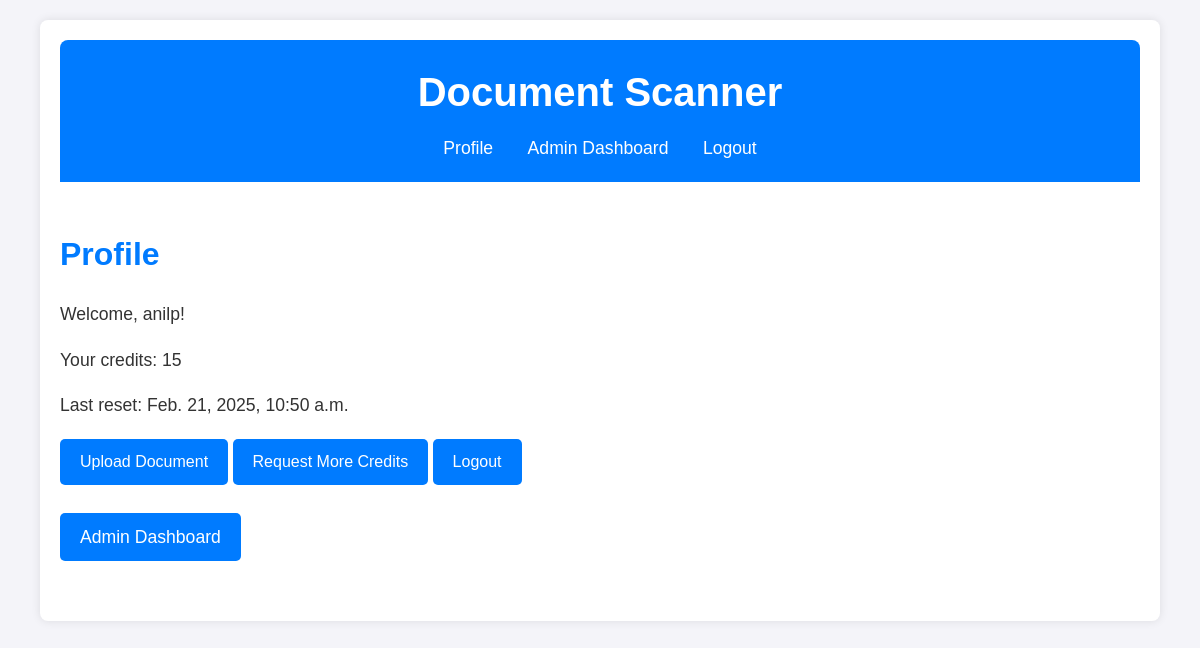
The page /profile/ (signed in) on the database as committed earlier.
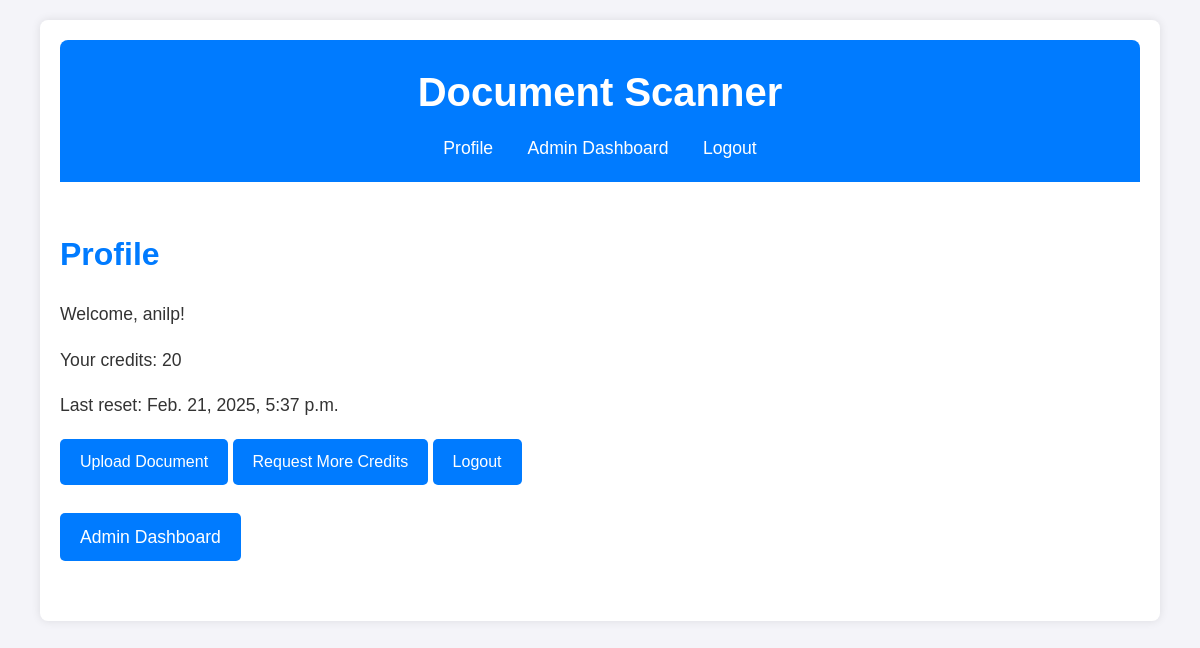
The same page on the database as committed later.
### scanner/models.py (models this page shows, shortened)
class UserProfile(models.Model):
    user = models.OneToOneField(User, on_delete=models.CASCADE)
    credits = models.IntegerField(default=20)
    last_reset = models.DateTimeField(default=timezone.now)
    total_scans = models.IntegerField(default=0)
    def reset_credits(self):
        if (timezone.now() - self.last_reset).days >= 1:
            self.credits = 20
            self.last_reset = timezone.now()
            self.save()

### scanner/views.py (the view)
# urls.py: path('profile/', views.profile, name='profile'),
@login_required
def profile(request):
    try:
        user_profile = UserProfile.objects.get(user=request.user)
    except UserProfile.DoesNotExist:
        user_profile = UserProfile.objects.create(user=request.user)
    return render(request, 'scanner/profile.html', {'profile': user_profile})

### templates/scanner/profile.html
{% extends 'scanner/base.html' %}
{% block content %}
<h2>Profile</h2>
<p>Welcome, {{ user.username }}!</p>
<p>Your credits: {{ profile.credits }}</p>
<p>Last reset: {{ profile.last_reset }}</p>
<a href="{% url 'upload' %}" class="btn">Upload Document</a>
<a href="{% url 'request_credits' %}" class="btn">Request More Credits</a>
<a href="{% url 'logout' %}" class="btn">Logout</a>
{% if user.is_staff %}
    <p><a href="{% url 'admin_dashboard' %}" class="btn">Admin Dashboard</a></p>
{% endif %}
{% endblock %}

### templates/scanner/base.html (shortened to what this page needs)
{% load static %}
<!DOCTYPE html>
<html lang="en">
<head>
    <link rel="stylesheet" href="{% static 'css/styles.css' %}"></head>
<body>
    <div class="container">
        <header>
            <h1>Document Scanner</h1>
            <nav>
                {% if user.is_authenticated %}
                    <a href="{% url 'profile' %}">Profile</a>
                    {% if user.is_staff %}
                        <a href="{% url 'admin_dashboard' %}">Admin Dashboard</a>
                    {% endif %}
                    <a href="{% url 'logout' %}">Logout</a>
                {% else %}
                    <a href="{% url 'login' %}">Login</a>
                    <a href="{% url 'register' %}">Register</a>
                {% endif %}
            </nav>
        </header>
        <main>
            {% block content %}
            {% endblock %}
        </main>
    </div>
</body>
</html>

### static/css/styles.css (style rules this page uses)
body { font-family: 'Arial', sans-serif; margin: 0; padding: 0; background-color: #f4f4f9; color: #333; line-height: 1.6; }
.container { width: 90%; max-width: 1200px; margin: 0 auto; padding: 20px; background-color: #fff; box-shadow: 0 0 10px rgba(0, 0, 0, 0.1); border-radius: 8px; margin-top: 20px; }
header { background-color: #007BFF; color: #fff; padding: 20px 0; text-align: center; border-radius: 8px 8px 0 0; }
header h1 { margin: 0; font-size: 2.5rem; }
nav { margin-top: 10px; }
nav a { color: #fff; text-decoration: none; margin: 0 15px; font-size: 1.1rem; transition: color 0.3s ease; }
main { padding: 20px 0; }
h2 { color: #007BFF; margin-bottom: 20px; font-size: 2rem; }
p { margin-bottom: 15px; font-size: 1.1rem; }
.btn { display: inline-block; padding: 10px 20px; background-color: #007BFF; color: #fff; text-decoration: none; border-radius: 5px; transition: background-color 0.3s ease; margin: 5px 0; }

Rows that differ between the two databases and show on the page:
no longer on this page (row edited): UserProfile: credits "15", last_reset "Feb. 21, 2025, 10:50 a.m."
now on this page (row edited): UserProfile: credits "20", last_reset "Feb. 21, 2025, 5:37 p.m."
